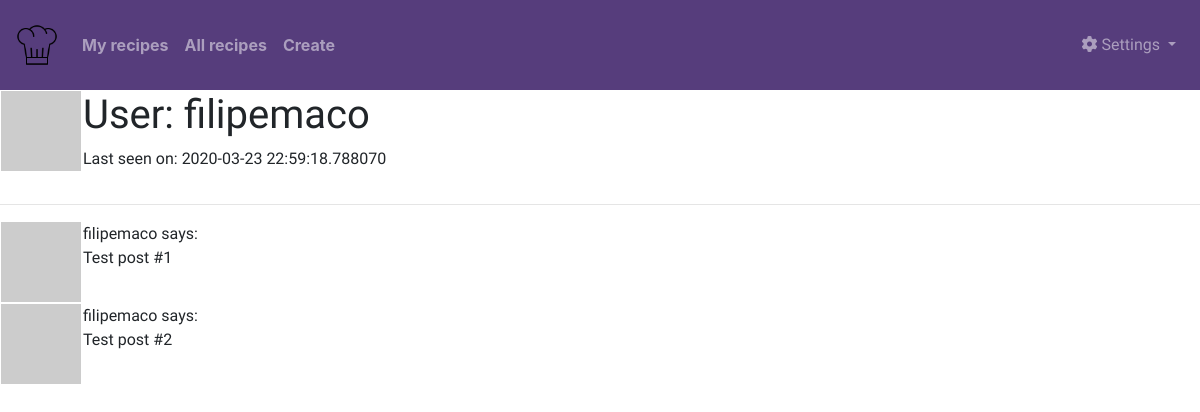
The app's page /main/user/filipemaco (signed in) with its own data.
### app/models.py (models this page shows, shortened)
class User(UserMixin, db.Model):
    id = db.Column(db.Integer, primary_key=True)
    username = db.Column(db.String(64), index=True, unique=True)
    email = db.Column(db.String(120), index=True, unique=True)
    password_hash = db.Column(db.String(128))
    recipes = db.relationship('Recipe', backref='author', lazy='dynamic')
    about_me = db.Column(db.String(140))
    last_seen = db.Column(db.DateTime, default=datetime.utcnow)
    def avatar(self, size):
        digest = md5(self.email.lower().encode('utf-8')).hexdigest()
        return 'https://www.gravatar.com/avatar/{}?d=identicon&s={}'.format(
            digest, size)

### app/main/routes.py (the view)
@bp.route('/user/<username>')
@login_required
def user(username):
    user = User.query.filter_by(username=username).first_or_404()
    posts = [
        {'author': user, 'body': 'Test post #1'},
        {'author': user, 'body': 'Test post #2'}
    ]
    return render_template('user.html', user=user, posts=posts)

### app/main/routes.py (called while the page is built)
@bp.before_request
def before_request():
    if current_user.is_authenticated:
        current_user.last_seen = datetime.utcnow()
        db.session.commit()
        g.search_form = SearchForm()

### app/models.py (called while the page is built)
@login.user_loader
def load_user(id):
    return User.query.get(int(id))

    @classmethod
    def before_commit(cls, session):
        session._changes = {
            'add': list(session.new),
            'update': list(session.dirty),
            'delete': list(session.deleted)
        }

    @classmethod
    def after_commit(cls, session):
        for obj in session._changes['add']:
            if isinstance(obj, SearchableMixin):
                add_to_index(obj.__tablename__, obj)
        for obj in session._changes['update']:
            if isinstance(obj, SearchableMixin):
                add_to_index(obj.__tablename__, obj)
        for obj in session._changes['delete']:
            if isinstance(obj, SearchableMixin):
                remove_from_index(obj.__tablename__, obj)
        session._changes = None

### app/templates/user.html (shortened to what this page needs)
{% extends "base.html" %}
{% block content %}
    <table>
        <tr valign="top">
            <td><img src="{{ user.avatar(128) }}"></td>
            <td>
                <h1>User: {{ user.username }}</h1>
                {% if user.last_seen %}<p>Last seen on: {{ user.last_seen }}</p>{% endif %}
            </td>
        </tr>
    </table>
    <hr>
    {% for post in posts %}
        {% include '_post.html' %}
    {% endfor %}
{% endblock %}

### app/templates/_post.html
    <table>
        <tr valign="top">
            <td><img src="{{ post.author.avatar(36) }}"></td>
            <td>{{ post.author.username }} says:<br>{{ post.body }}</td>
        </tr>
    </table>

### app/static/css/base.css (style rules this page uses)
body { font-family: 'Baloo 2', cursive; }

### records on screen
User: username "filipemaco", last_seen "2020-03-23 22:59:18.788070", author.username "filipemaco" "filipemaco"

### other values on screen
{{ post.body }} "Test post #1" "Test post #2"
